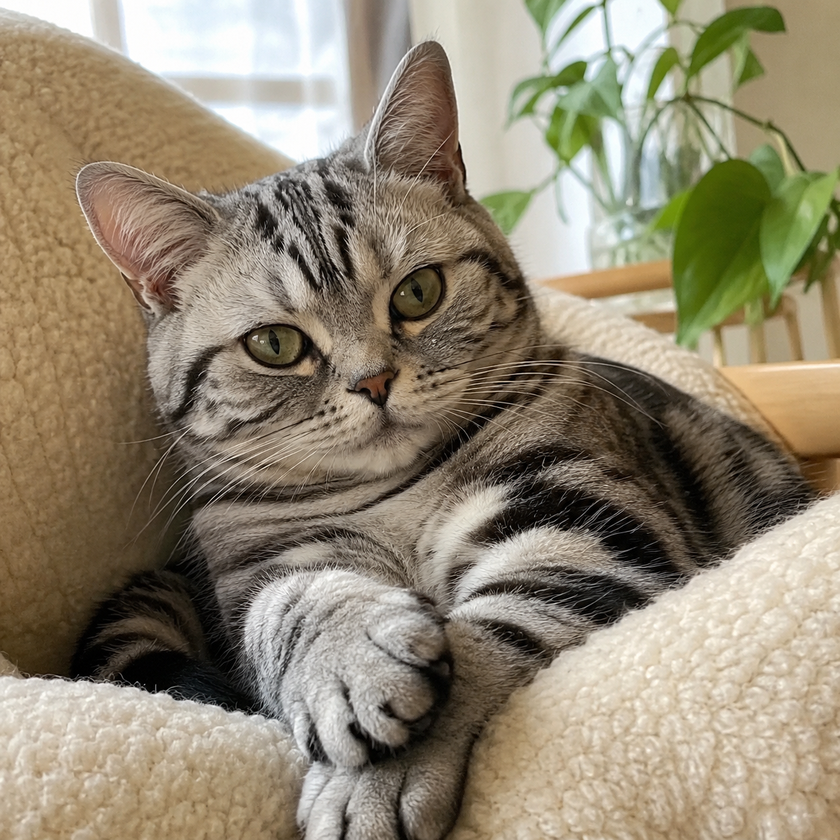
#> input picture syamashita-tu/chapter12/cat.png, 840 x 840 px, shrunk from 1254 x 1254 before the run, found by its file name
$ jupyter execute q05.ipynb
#> lines starting #> are read from the running program, lines starting #| are printed output that depends on the picture
グレースケール画像に対して以下の演算を施した画像を生成し，表示しなさい．

- ```np.roll``` を使って，$n_1$ 方向（縦）に 50 画素，$n_2$ 方向（横）に 100 画素シフトした画像
- スライス ```[::-1, :]``` を使って上下反転した画像
- スライス ```[:, ::-1]``` を使って左右反転した画像
- スライス ```[::2, ::2]``` を使って縦横それぞれ 1/2 に間引いた（縮小した）画像

[cell 1]
from PIL import Image
import numpy as np
import matplotlib.pyplot as plt

img = Image.open("/home/syamashita/initial-training-2026/syamashita-tu/chapter12/cat.png").convert("L")
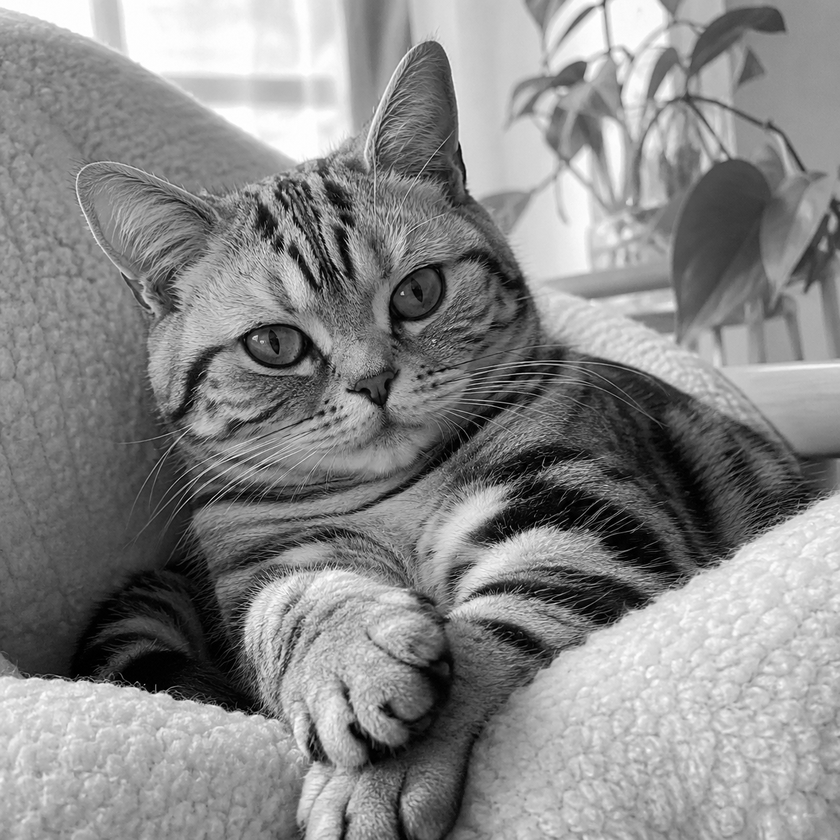
#> img: PIL image 840x840 L; min 0, max 255, mean 136.3
img_array = np.array(img)

a = np.roll(img_array, shift=[50, 0], axis=0)
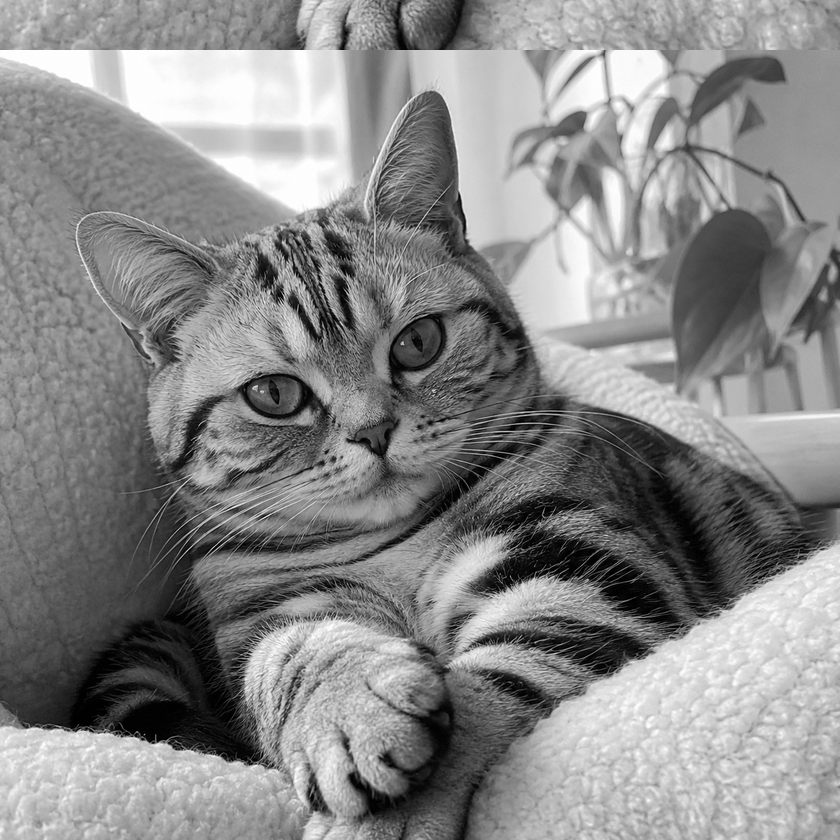
#> a: shape (840, 840); min 0, max 255, mean 136.3
b = img_array[::-1, :]
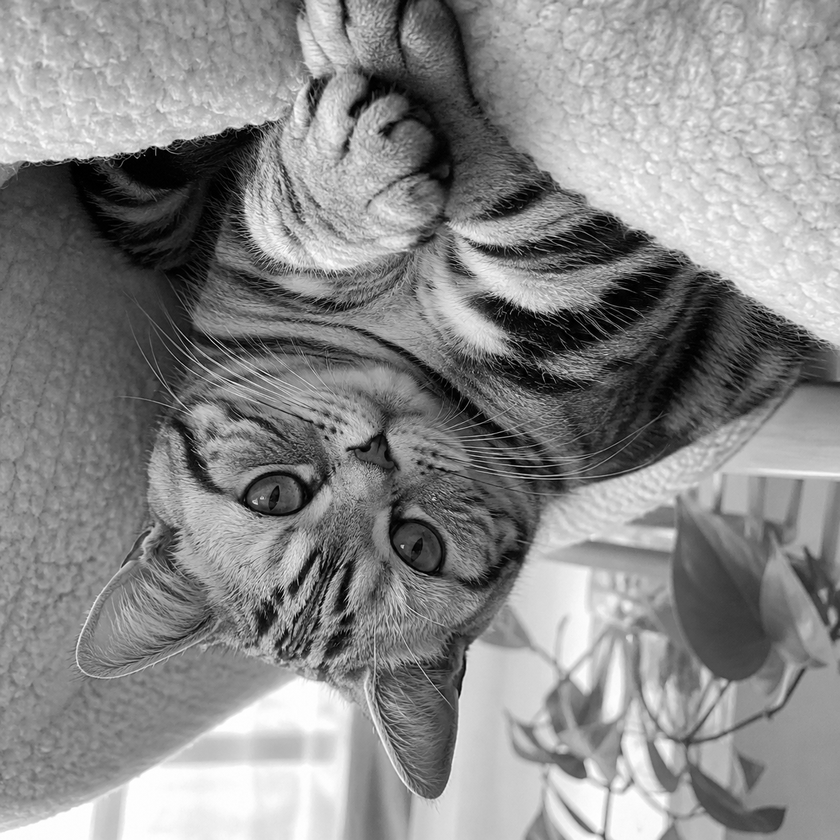
#> b: shape (840, 840); min 0, max 255, mean 136.3
c = img_array[:, ::-1]
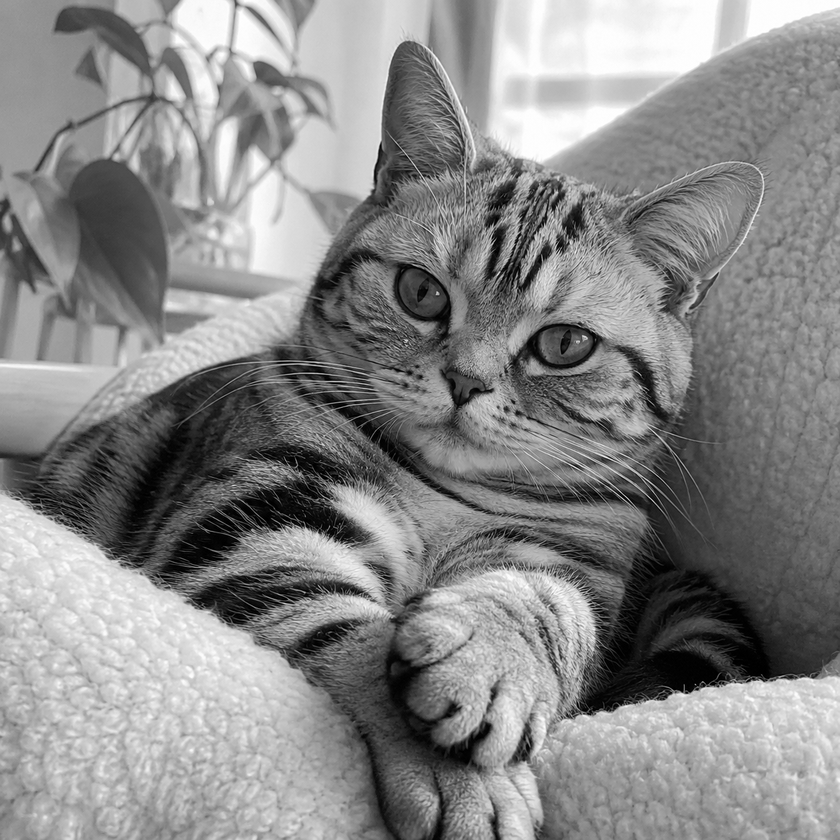
#> c: shape (840, 840); min 0, max 255, mean 136.3
d = img_array[::2, ::2]
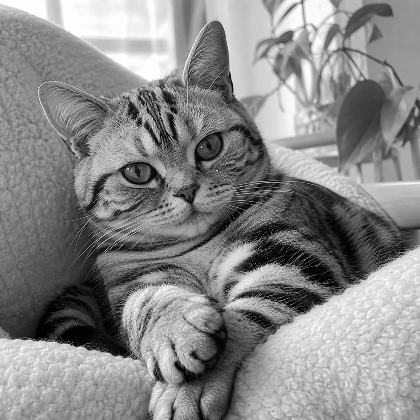
#> d: shape (420, 420); min 0, max 255, mean 136.3

fig, ax = plt.subplots(1, 4, figsize=(12, 3))
ax[0].imshow(a, cmap="gray")
ax[0].set_title("Shifted")
ax[1].set_title("Flipped Vertically")
ax[1].imshow(b, cmap="gray")
ax[2].set_title("Flipped Horizontally")
ax[2].imshow(c, cmap="gray")
ax[3].set_title("Subsampled")
ax[3].imshow(d, cmap="gray")
ax[0].axis("off")
ax[1].axis("off")
ax[2].axis("off")
ax[3].axis("off")
plt.show()
